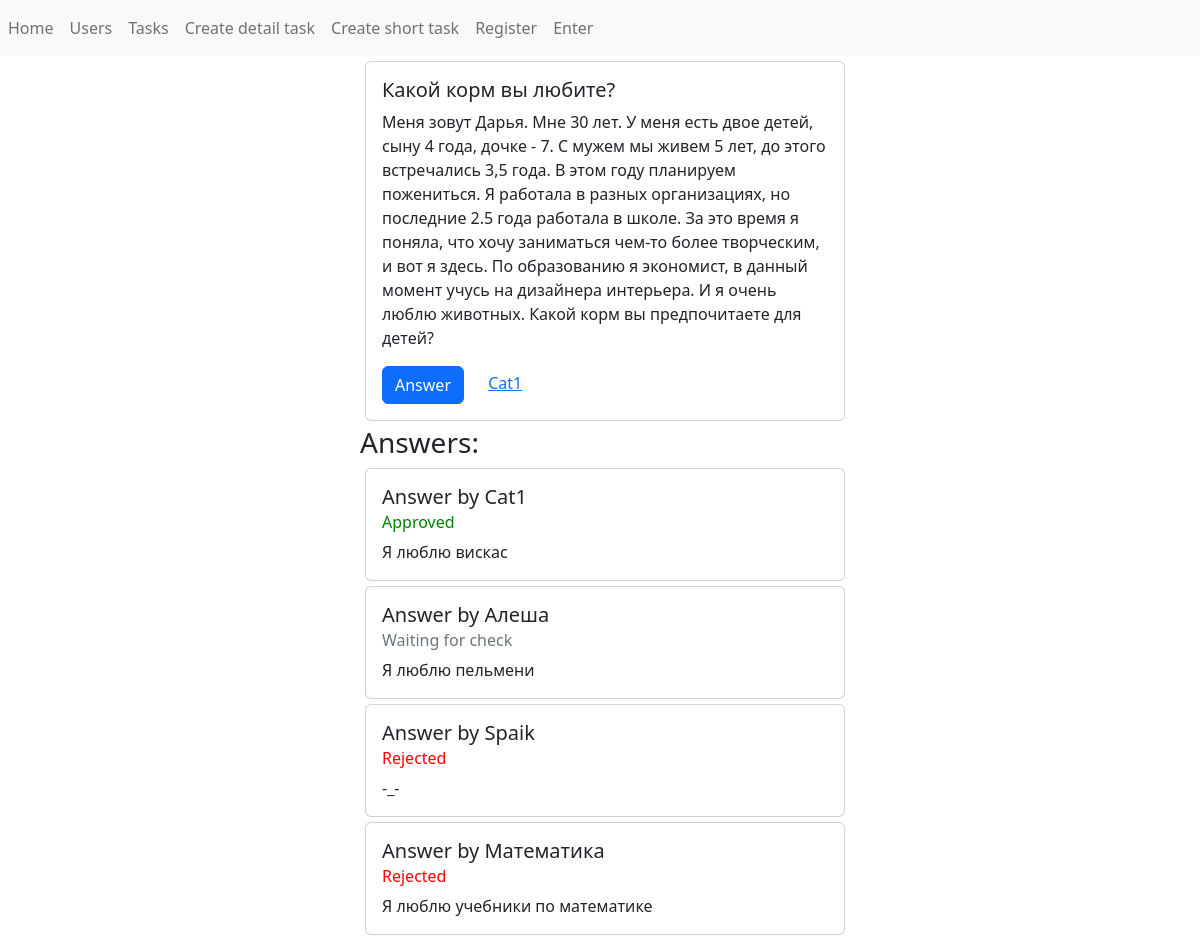
The page /tasks/task44/ on the database its author committed.
### tasks/models.py (models this page shows, shortened)
class TaskModel(models.Model):
    title = models.CharField(max_length=120)
    description = models.TextField()
    likes = models.IntegerField(default=0)
    detail_answer = models.BooleanField(default=True, null=True)  # detailed_answer or short_answer
    reference_short_answer = models.TextField(blank=True)
    created_at = models.DateTimeField(null=True, auto_now_add=True)
    user = models.ForeignKey(User, on_delete=models.CASCADE, null=True)

class Answer(models.Model):
    text = models.TextField()
    status = models.CharField(max_length=20, null=True)  # Approved / Rejected / Waiting for check
    make_public_responding_user = models.BooleanField(default=False, null=True)
    make_public_task_admin = models.BooleanField(default=False, null=True)
    responding_user = models.ForeignKey(User, on_delete=models.CASCADE, null=True)
    task = models.ForeignKey(TaskModel, on_delete=models.CASCADE)

### tasks/views.py (the view)
# urls.py: path('task<int:pk>/', Task.as_view(), name='task'),
class Task(DetailView):
    model = TaskModel
    template_name = 'tasks/task.html'
    context_object_name = 'task'
    def get_context_data(self, **kwargs):
        context = super().get_context_data(**kwargs)
        task = TaskModel.objects.get(pk=self.kwargs['pk'])
        if self.request.user.is_authenticated:
            if task.user.pk == self.request.user.pk:
                context['answers'] = Answer.objects.filter(task=task)
            else:
                context['answers'] = Answer.objects.filter(
                    Q(task=task) & (Q(responding_user=self.request.user) | Q(make_public_responding_user=True) & Q(make_public_task_admin=True)))
        else:
            context['answers'] = Answer.objects.filter(task=task, make_public_task_admin=True, make_public_responding_user=True)
        return context

### tasks/templates/tasks/task.html
{% extends 'base.html' %}
{% block content %}
    {% include 'inc/_task_card.html' %}
    {% if answers|length > 0 %}
        <h3>Answers:</h3>
    {% else %}
        <h3>No answers(</h3>
    {% endif %}
    {% for answer in answers %}
        {% include 'inc/_answer_card.html' %}
    {% endfor %}
{% endblock %}

### tasks/templates/inc/_task_card.html (shortened to what this page needs)
<div class="card" style="width: 100%; margin: 5px;">
    <div class="card-body">
        <h5 class="card-title">{{ task.title }}</h5>
        <p class="card-text">{% block description %}{{ task.description }}{% endblock %}</p>
        <a href="{% url 'answer_task' task.pk %}" class="btn btn-primary" style="margin-right: 20px">Answer</a>
        <a href="{% url 'user_page' task.user.pk %}" class="card-link">{{ task.user.username }}</a>
    </div>
</div>

### tasks/templates/inc/_answer_card.html (shortened to what this page needs)
<div class="card" style="width: 100%; margin: 5px">
    <div class="card-body status-background">
        <h5 class="card-title">Answer by {{ answer.responding_user.username }}</h5>
        {% if answer.status == 'Approved' %}
            <h6 class="card-subtitle mb-2" style="color: green">Approved</h6>
        {% elif answer.status == 'Rejected' %}
            <h6 class="card-subtitle mb-2" style="color: red">Rejected</h6>
        {% else %}
            <h6 class="card-subtitle mb-2 text-muted">Waiting for check</h6>
        {% endif %}
        <p class="card-text">{{ answer.text }}</p>
    </div>
</div>

### rows shown on the page
TaskModel: title "Какой корм вы любите?", description "Меня зовут Дарья. Мне 30 лет. У меня есть двое детей, сыну 4 года, дочке - 7. С мужем мы живем 5 лет, до этого встречались 3,5 года. В этом году планируем пожениться. Я работала в разных организациях, но последние 2.5 года работала в школе. За это время я поняла, что хочу заниматься чем-то более творческим, и вот я здесь. По образованию я экономист, в данный момент учусь на дизайнера интерьера. И я очень люблю животных. Какой корм вы предпочитаете для детей?", user.username "Cat1"
Answer: responding_user.username "Cat1", status "Approved", text "Я люблю вискас"
Answer: responding_user.username "Алеша", shows "Waiting for check", text "Я люблю пельмени"
Answer: responding_user.username "Spaik", status "Rejected", text "-_-"
Answer: responding_user.username "Математика", status "Rejected", text "Я люблю учебники по математике"
